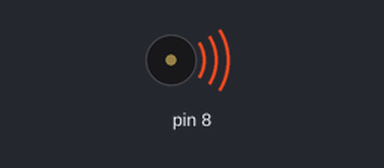
Simulated run of this sketch. Board: Arduino Uno, built with avr-gcc and run on an emulated ATmega328P. On the bench: buzzer (waves = sounding).

Above: at 0.1 s.
At 6.5 s:
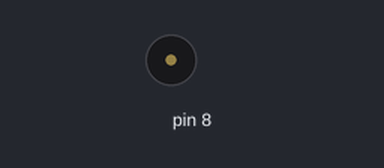
Timing chart, 0 to 8.0 s (numbered marks = the images above):
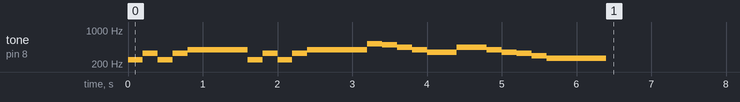

The sketch:

Tone.ino
```cpp
#include "notes.h"

int notes[] = {
  NOTE_H3, NOTE_E4, NOTE_H3, NOTE_E4, NOTE_G4, NOTE_G4,
  NOTE_H3, NOTE_E4, NOTE_H3, NOTE_E4, NOTE_G4, NOTE_G4,
  NOTE_C5, NOTE_H4, NOTE_A4, NOTE_G4, NOTE_F4, NOTE_A4,
  NOTE_G4, NOTE_F4, NOTE_E4, NOTE_D4, NOTE_C4, NOTE_C4
};
int noteLengths[] = {
  10, 10, 10, 10, 20, 20,
  10, 10, 10, 10, 20, 20,
  10, 10, 10, 10, 20, 20,
  10, 10, 10, 10, 20, 20
};
int noteCount = 24;
unsigned int tempo = 20;

void setup() {
  // put your setup code here, to run once:
  for(int i = 0; i < noteCount; i++){
    tone(8, notes[i], noteLengths[i] * tempo);
    delay(noteLengths[i] * tempo);
  }
}

void loop() {
  // put your main code here, to run repeatedly:

}
```

notes.h
```cpp
/*

 G5
-F5---
 E5
-D5---
 C5
-H4---
 A4
-G4---
 F4
-E4---
 D4

*/

#define SILENCE (0)
#define NOTE_H0  31
#define NOTE_C1  33
#define NOTE_CS1 35
#define NOTE_D1  37
#define NOTE_DS1 39
#define NOTE_E1  41
#define NOTE_F1  44
#define NOTE_FS1 46
#define NOTE_G1  49
#define NOTE_GS1 52
#define NOTE_A1  55
#define NOTE_AS1 58
#define NOTE_H1  62
#define NOTE_C2  65
#define NOTE_CS2 69
#define NOTE_D2  73
#define NOTE_DS2 78
#define NOTE_E2  82
#define NOTE_F2  87
#define NOTE_FS2 93
#define NOTE_G2  98
#define NOTE_GS2 104
#define NOTE_A2  110
#define NOTE_AS2 117
#define NOTE_H2  123
#define NOTE_C3  131
#define NOTE_CS3 139
#define NOTE_D3  147
#define NOTE_DS3 156
#define NOTE_E3  165
#define NOTE_F3  175
#define NOTE_FS3 185
#define NOTE_G3  196
#define NOTE_GS3 208
#define NOTE_A3  220
#define NOTE_AS3 233
#define NOTE_H3  247
#define NOTE_C4  262
#define NOTE_CS4 277
#define NOTE_D4  294
#define NOTE_DS4 311
#define NOTE_E4  330
#define NOTE_F4  349
#define NOTE_FS4 370
#define NOTE_G4  392
#define NOTE_GS4 415
#define NOTE_A4  440
#define NOTE_AS4 466
#define NOTE_H4  494
#define NOTE_C5  523
#define NOTE_CS5 554
#define NOTE_D5  587
#define NOTE_DS5 622
#define NOTE_E5  659
#define NOTE_F5  698
#define NOTE_FS5 740
#define NOTE_G5  784
#define NOTE_GS5 831
#define NOTE_A5  880
#define NOTE_AS5 932
#define NOTE_H5  988
#define NOTE_C6  1047
#define NOTE_CS6 1109
#define NOTE_D6  1175
#define NOTE_DS6 1245
#define NOTE_E6  1319
#define NOTE_F6  1397
#define NOTE_FS6 1480
#define NOTE_G6  1568
#define NOTE_GS6 1661
#define NOTE_A6  1760
#define NOTE_AS6 1865
#define NOTE_H6  1976
#define NOTE_C7  2093
#define NOTE_CS7 2217
#define NOTE_D7  2349
#define NOTE_DS7 2489
#define NOTE_E7  2637
#define NOTE_F7  2794
#define NOTE_FS7 2960
#define NOTE_G7  3136
#define NOTE_GS7 3322
#define NOTE_A7  3520
#define NOTE_AS7 3729
#define NOTE_H7  3951
#define NOTE_C8  4186
#define NOTE_CS8 4435
#define NOTE_D8  4699
#define NOTE_DS8 4978
```
